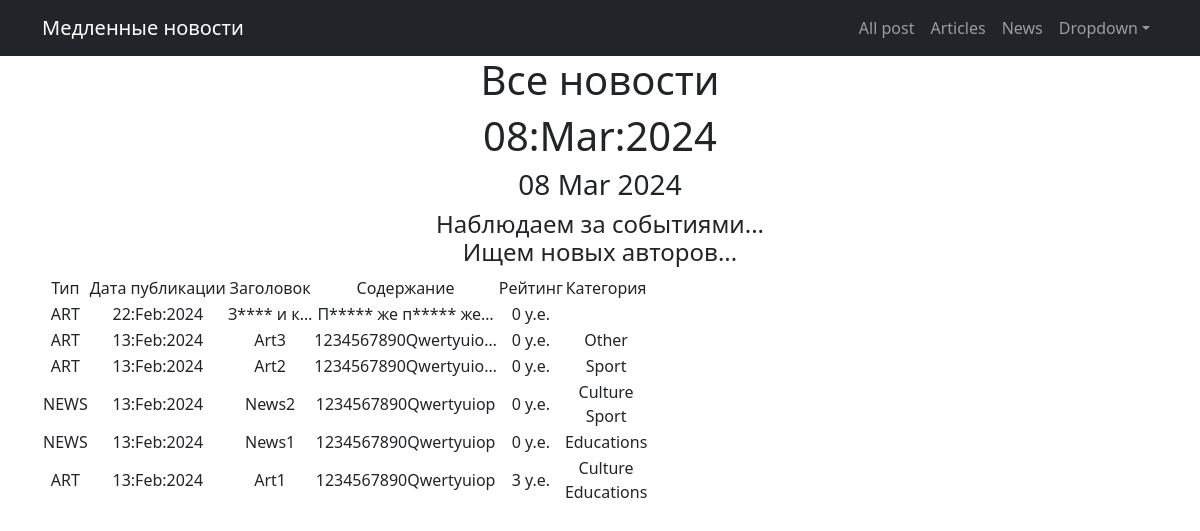
Before: /all_posts/ with the older database file.
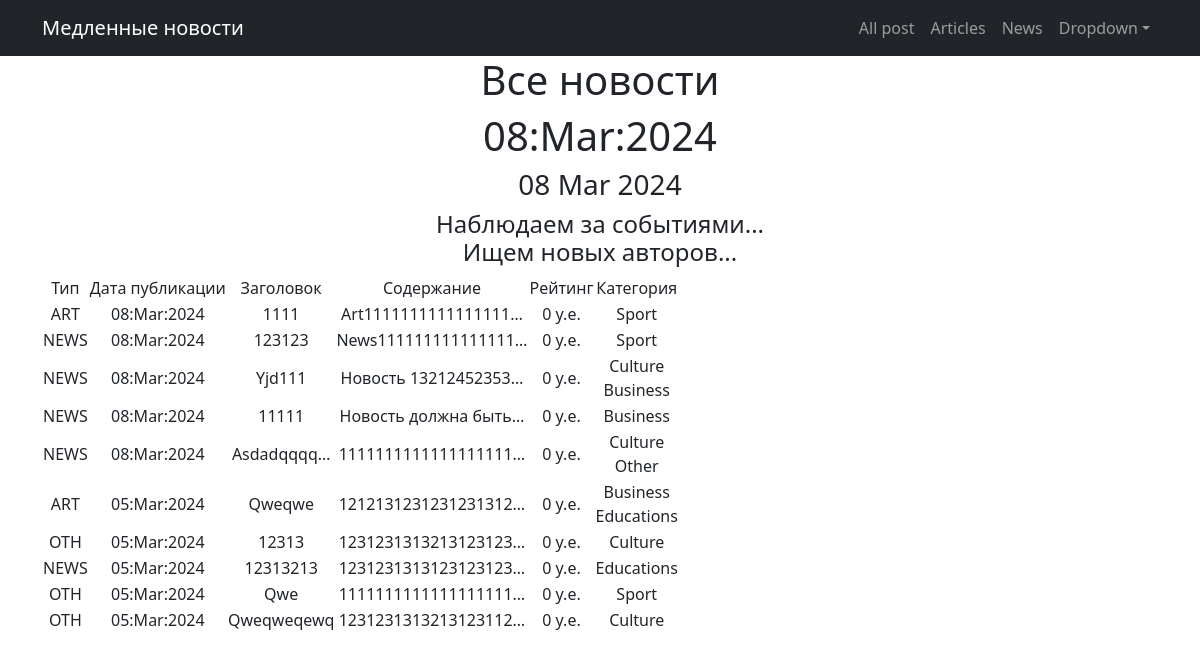
After: the same page with the newer database file.
### Newsportalapp/models.py (models this page shows, shortened)
class Post(models.Model):
    news_post = 'NEWS'
    article_post = 'ART'
    other = 'OTH'
    TYPEPOST = [
        (news_post, 'Новость'),
        (article_post, 'Статья'),
        (other, 'Другое')
    ]
    post_type = models.CharField(max_length=4, choices=TYPEPOST, default=other)
    post_add = models.DateTimeField(auto_now_add=True)
    post_name = models.CharField(max_length=255)
    post_text = models.TextField()
    post_rating = models.IntegerField(default=0)
    post_author = models.ForeignKey(Author, on_delete=models.CASCADE, verbose_name='Имя Автора')
    categories = models.ManyToManyField(Category, through='PostCategory')

class Category(models.Model):
    name = models.CharField(max_length=255, unique=True)

### Newsportalapp/views.py (the view)
# urls.py: path('all_posts/', PostsList.as_view(), name='post_list'),
class PostsList(ListView):
    model = Post
    ordering = '-post_add'
    template_name = 'posts.html'
    context_object_name = 'posts'
    paginate_by = 10
    def get_queryset(self):
        queryset = super().get_queryset()
        self.filterset = PostFilter(self.request.GET, queryset)
        return self.filterset.qs
    def get_context_data(self, **kwargs):
        context = super().get_context_data(**kwargs)
        context['time_now'] = datetime.utcnow()
        context['next_post'] = None
        context['filterset'] = self.filterset
        return context

### Newsportalapp/templatetags/custom_filters.py (called while the page is built)
@register.filter()
def like_valute(value):
    return f'{value} у.е.'

### Newsportalapp/templatetags/custom_tags.py (called while the page is built)
@register.simple_tag()
def current_time(format_string='%d %b %Y'):
    return datetime.utcnow().strftime(format_string)

### templates/posts.html (shortened to what this page needs)
{% extends 'flatpages/default.html' %}
{% load custom_filters %}
{% load custom_tags %}
{% block content %}
<h1>Все новости</h1>
<h1>{{ time_now|date:'d:M:Y' }}</h1>
<h3>{% current_time '%d %b %Y' %}</h3>
<h4>{{ next_post|default_if_none:"Наблюдаем за событиями...<br>Ищем новых авторов..."}}</h4>
{% if posts %}
    <table>
        <tr>
            <td>Тип</td>
            <td>Дата публикации</td>
            <td>Заголовок</td>
            <td>Содержание</td>
            <td>Рейтинг</td>
            <td>Категория</td>
        </tr>
        {% for post in posts %}
        <tr>
            <td>{{ post.post_type }}</td>
            <td>{{ post.post_add|date:'d:M:Y' }}</td>
            <td>{{ post.post_name | truncatechars:10 | censor_str }}</td>
            <td>{{ post.post_text | truncatechars:20 | censor_str }}</td>
            <td>{{ post.post_rating | like_valute }}</td>
            <td>
                {% for cat in post.categories.all %}
                {{ cat.name }}
                <br>
                {% endfor %}
            </td>
        </tr>
        {% endfor %}
    </table>
{% else %}
    <h1>Новостей пока нет!</h1>
{% endif %}
{% endblock content %}

Changed rows visible on the page:
no longer on this page (row unchanged): Post: post_type "ART", post_add "22:Feb:2024", post_name|censor_str "З**** и к…", post_text|censor_str "П***** же п***** же…", post_rating|like_valute "0 у.е."
no longer on this page (row unchanged): Post: post_type "ART", post_add "13:Feb:2024", post_name|censor_str "Art3", post_text|censor_str "1234567890Qwertyuio…", post_rating|like_valute "0 у.е.", Category (name "Other")
no longer on this page (row unchanged): Post: post_type "ART", post_add "13:Feb:2024", post_name|censor_str "Art2", post_text|censor_str "1234567890Qwertyuio…", post_rating|like_valute "0 у.е.", Category (name "Sport")
no longer on this page (row unchanged): Post: post_type "NEWS", post_add "13:Feb:2024", post_name|censor_str "News2", post_text|censor_str "1234567890Qwertyuiop", post_rating|like_valute "0 у.е.", Category (name "Culture"), Category (name "Sport")
no longer on this page (row unchanged): Post: post_type "NEWS", post_add "13:Feb:2024", post_name|censor_str "News1", post_text|censor_str "1234567890Qwertyuiop", post_rating|like_valute "0 у.е.", Category (name "Educations")
no longer on this page (row unchanged): Post: post_type "ART", post_add "13:Feb:2024", post_name|censor_str "Art1", post_text|censor_str "1234567890Qwertyuiop", post_rating|like_valute "3 у.е.", Category (name "Culture"), Category (name "Educations")
added Post: post_type "ART", post_add "08:Mar:2024", post_name|censor_str "1111", post_text|censor_str "Art1111111111111111…", post_rating|like_valute "0 у.е.", Category (name "Sport")
added Post: post_type "NEWS", post_add "08:Mar:2024", post_name|censor_str "123123", post_text|censor_str "News111111111111111…", post_rating|like_valute "0 у.е.", Category (name "Sport")
added Post: post_type "NEWS", post_add "08:Mar:2024", post_name|censor_str "Yjd111", post_text|censor_str "Новость 13212452353…", post_rating|like_valute "0 у.е.", Category (name "Culture")
now on this page (row edited): Category: name "Business"
added Post: post_type "NEWS", post_add "08:Mar:2024", post_name|censor_str "11111", post_text|censor_str "Новость должна быть…", post_rating|like_valute "0 у.е."
added Post: post_type "NEWS", post_add "08:Mar:2024", post_name|censor_str "Asdadqqqq…", post_text|censor_str "1111111111111111111…", post_rating|like_valute "0 у.е.", Category (name "Culture"), Category (name "Other")
added Post: post_type "ART", post_add "05:Mar:2024", post_name|censor_str "Qweqwe", post_text|censor_str "1212131231231231312…", post_rating|like_valute "0 у.е.", Category (name "Educations")
added Post: post_type "OTH", post_add "05:Mar:2024", post_name|censor_str "12313", post_text|censor_str "1231231313213123123…", post_rating|like_valute "0 у.е.", Category (name "Culture")
added Post: post_type "NEWS", post_add "05:Mar:2024", post_name|censor_str "12313213", post_text|censor_str "1231231313123123123…", post_rating|like_valute "0 у.е.", Category (name "Educations")
added Post: post_type "OTH", post_add "05:Mar:2024", post_name|censor_str "Qwe", post_text|censor_str "1111111111111111111…", post_rating|like_valute "0 у.е.", Category (name "Sport")
added Post: post_type "OTH", post_add "05:Mar:2024", post_name|censor_str "Qweqweqewq", post_text|censor_str "1231231313213123112…", post_rating|like_valute "0 у.е.", Category (name "Culture")
